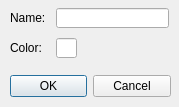
<?xml version="1.0" encoding="UTF-8"?>
<ui version="4.0">
 <class>PathWindow</class>
 <widget class="QDialog" name="PathWindow">
  <property name="geometry">
   <rect>
    <x>0</x>
    <y>0</y>
    <width>179</width>
    <height>107</height>
   </rect>
  </property>
  <property name="windowTitle">
   <string>Path Tool</string>
  </property>
  <widget class="QDialogButtonBox" name="buttonBox">
   <property name="geometry">
    <rect>
     <x>10</x>
     <y>70</y>
     <width>161</width>
     <height>32</height>
    </rect>
   </property>
   <property name="orientation">
    <enum>Qt::Horizontal</enum>
   </property>
   <property name="standardButtons">
    <set>QDialogButtonBox::Cancel|QDialogButtonBox::Ok</set>
   </property>
  </widget>
  <widget class="QLabel" name="label">
   <property name="geometry">
    <rect>
     <x>10</x>
     <y>10</y>
     <width>41</width>
     <height>16</height>
    </rect>
   </property>
   <property name="text">
    <string>Name:</string>
   </property>
  </widget>
  <widget class="QLineEdit" name="name">
   <property name="geometry">
    <rect>
     <x>56</x>
     <y>8</y>
     <width>113</width>
     <height>20</height>
    </rect>
   </property>
  </widget>
  <widget class="QLabel" name="label_2">
   <property name="geometry">
    <rect>
     <x>10</x>
     <y>40</y>
     <width>31</width>
     <height>16</height>
    </rect>
   </property>
   <property name="text">
    <string>Color:</string>
   </property>
  </widget>
  <widget class="ColorSelectWidget" name="color">
   <property name="geometry">
    <rect>
     <x>56</x>
     <y>38</y>
     <width>21</width>
     <height>20</height>
    </rect>
   </property>
   <property name="readOnly">
    <bool>true</bool>
   </property>
  </widget>
 </widget>
 <customwidgets>
  <customwidget>
   <class>ColorSelectWidget</class>
   <extends>QLineEdit</extends>
   <header location="global">ColorSelectWidget.h</header>
  </customwidget>
 </customwidgets>
 <resources/>
 <connections>
  <connection>
   <sender>buttonBox</sender>
   <signal>accepted()</signal>
   <receiver>PathWindow</receiver>
   <slot>accept()</slot>
   <hints>
    <hint type="sourcelabel">
     <x>248</x>
     <y>254</y>
    </hint>
    <hint type="destinationlabel">
     <x>157</x>
     <y>274</y>
    </hint>
   </hints>
  </connection>
  <connection>
   <sender>buttonBox</sender>
   <signal>rejected()</signal>
   <receiver>PathWindow</receiver>
   <slot>reject()</slot>
   <hints>
    <hint type="sourcelabel">
     <x>316</x>
     <y>260</y>
    </hint>
    <hint type="destinationlabel">
     <x>286</x>
     <y>274</y>
    </hint>
   </hints>
  </connection>
 </connections>
</ui>
